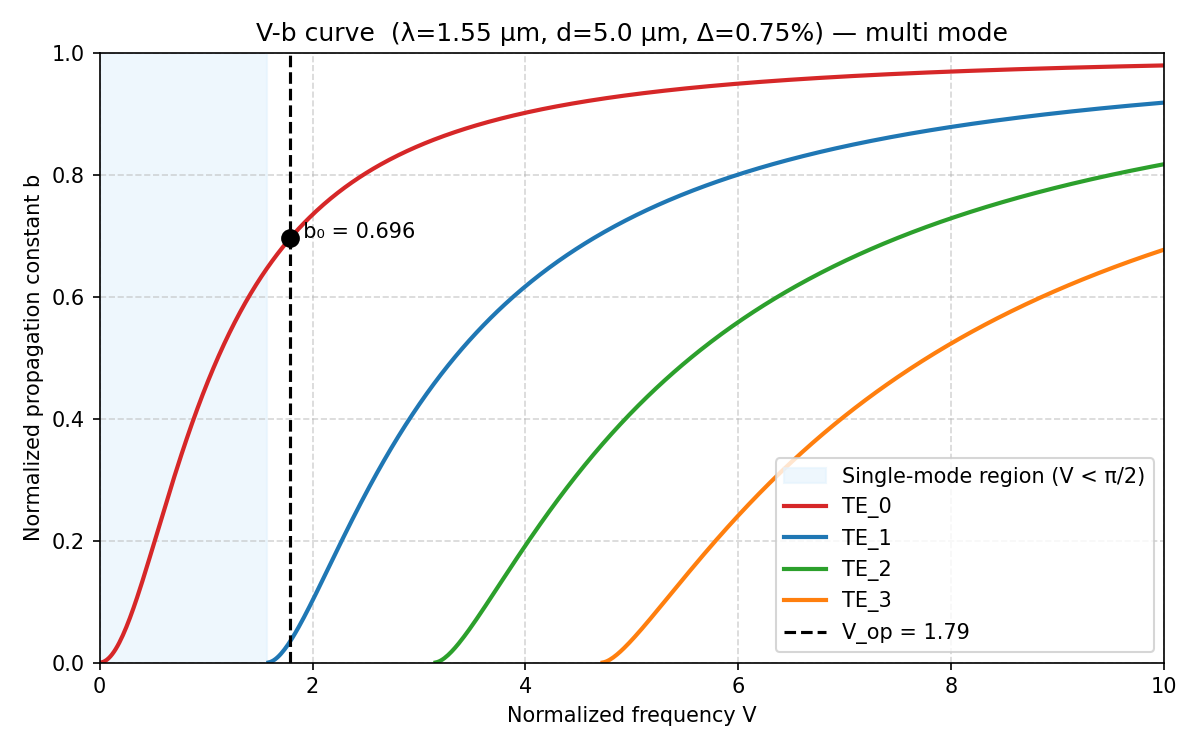

Generate this figure with Python:
"""V-b curve for a symmetric step-index slab waveguide.

V = (k0 * a) * sqrt(n_core^2 - n_clad^2),  a = d/2  (half-thickness)
b = (n_eff^2 - n_clad^2) / (n_core^2 - n_clad^2)

TE_m cutoff at V_c = m * pi/2.  Single-mode condition: V < pi/2 (only TE_0).

Usage:  python vb_curve.py <wavelength_um> <thickness_um> <delta_percent>
"""

import math
import sys

import matplotlib
matplotlib.use("Agg")
import matplotlib.pyplot as plt
import numpy as np


def n_silica(wavelength_um):
    B1, B2, B3 = 0.6961663, 0.4079426, 0.8974794
    C1, C2, C3 = 0.0684043**2, 0.1162414**2, 9.896161**2
    l2 = wavelength_um**2
    n2 = 1 + B1 * l2 / (l2 - C1) + B2 * l2 / (l2 - C2) + B3 * l2 / (l2 - C3)
    return math.sqrt(n2)


def b_for_mode(V, m):
    """Normalized propagation constant b for TE_m at given V (None if below cutoff)."""
    Vc = m * math.pi / 2
    if V <= Vc:
        return None
    is_even = (m % 2 == 0)
    u_min = max(Vc + 1e-9, 1e-9)
    u_max = min((m + 1) * math.pi / 2 - 1e-9, V - 1e-12)
    if u_max <= u_min:
        return None

    def f(u):
        w = math.sqrt(max(V * V - u * u, 0.0))
        if is_even:
            return u * math.tan(u) - w
        else:
            return -u / math.tan(u) - w

    lo, hi = u_min, u_max
    flo, fhi = f(lo), f(hi)
    if flo * fhi > 0:
        return None
    for _ in range(100):
        mid = 0.5 * (lo + hi)
        fmid = f(mid)
        if flo * fmid <= 0:
            hi, fhi = mid, fmid
        else:
            lo, flo = mid, fmid
        if hi - lo < 1e-12:
            break
    u = 0.5 * (lo + hi)
    w = math.sqrt(max(V * V - u * u, 0.0))
    return (w / V) ** 2


def operating_V(wavelength_um, thickness_um, n_core, n_clad):
    if n_core <= n_clad:
        return 0.0
    k0 = 2 * math.pi / wavelength_um
    a = thickness_um / 2
    return k0 * a * math.sqrt(n_core**2 - n_clad**2)


def main():
    if len(sys.argv) != 4:
        print("Usage: python vb_curve.py <wavelength_um> <thickness_um> <delta_percent>")
        print("Example: python vb_curve.py 1.55 5.0 0.75")
        sys.exit(1)
    wl, d, delta = (float(x) for x in sys.argv[1:4])

    n_core = n_silica(wl)
    n_clad = n_core * (1 - delta / 100)
    V_op = operating_V(wl, d, n_core, n_clad)
    single_mode = V_op < math.pi / 2

    print(f"wavelength      = {wl:.4f} um")
    print(f"core thickness  = {d:.4f} um")
    print(f"index contrast  = {delta:.4f} %")
    print(f"n_core (Sellmeier) = {n_core:.6f}")
    print(f"n_clad             = {n_clad:.6f}")
    print(f"V_operating        = {V_op:.4f}")
    print(f"V_cutoff (TE_1)    = {math.pi/2:.4f}")
    print(f"single mode        = {'YES' if single_mode else 'NO'}")

    # Plot
    V_max = max(10.0, V_op + 2)
    Vs = np.linspace(0.001, V_max, 600)
    fig, ax = plt.subplots(figsize=(8, 5))

    ax.axvspan(0, math.pi / 2, color="#e3f2fd", alpha=0.6,
               label="Single-mode region (V < π/2)")

    colors = ["tab:red", "tab:blue", "tab:green", "tab:orange"]
    for m in range(4):
        bs = [b_for_mode(V, m) for V in Vs]
        Vs_plot = [V for V, b in zip(Vs, bs) if b is not None]
        bs_plot = [b for b in bs if b is not None]
        if bs_plot:
            ax.plot(Vs_plot, bs_plot, color=colors[m], linewidth=2, label=f"TE_{m}")

    # Operating point
    ax.axvline(V_op, color="black", linestyle="--", linewidth=1.5,
               label=f"V_op = {V_op:.2f}")
    b0_op = b_for_mode(V_op, 0)
    if b0_op is not None:
        ax.plot([V_op], [b0_op], "ko", markersize=8)
        ax.annotate(f"  b₀ = {b0_op:.3f}", (V_op, b0_op))

    ax.set_xlim(0, V_max)
    ax.set_ylim(0, 1)
    ax.set_xlabel("Normalized frequency V")
    ax.set_ylabel("Normalized propagation constant b")
    ax.set_title(f"V-b curve  (λ={wl} μm, d={d} μm, Δ={delta}%) "
                 f"— {'single mode' if single_mode else 'multi mode'}")
    ax.grid(True, linestyle="--", alpha=0.5)
    ax.legend(loc="lower right")
    fig.tight_layout()
    fig.savefig("vb_curve.png", dpi=150)
    print("Saved: vb_curve.png")


if __name__ == "__main__":
    main()
